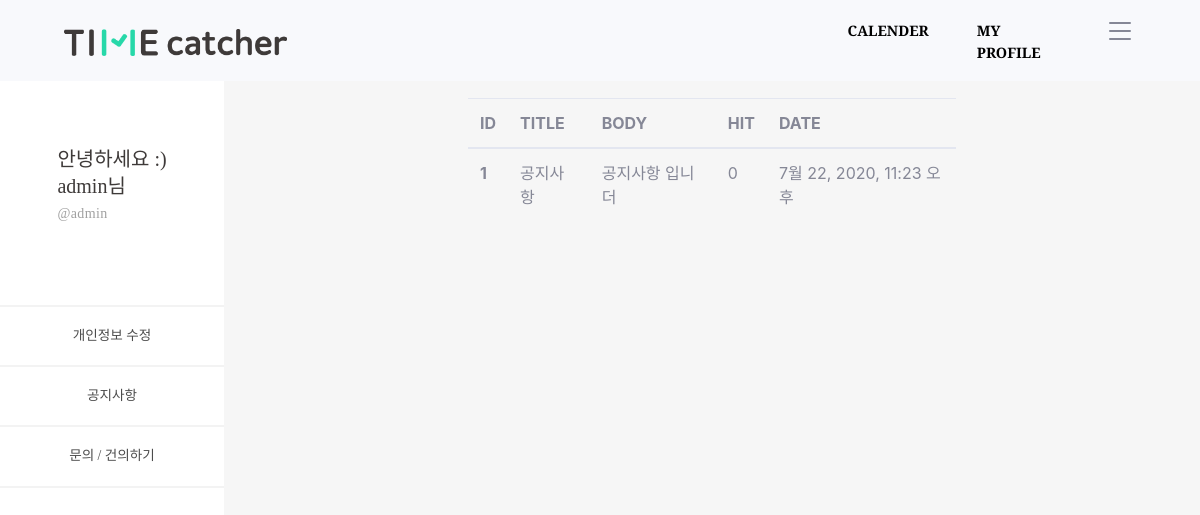
The app's page /timeApp/notices/ (signed in) with its own data.
### timeApp/models.py (models this page shows, shortened)
class Notices(models.Model):
    objects = models.Manager()
    n_title = models.CharField(max_length=100)
    n_body = models.TextField()
    n_hit = models.PositiveIntegerField(default=0)
    n_input_date = models.DateTimeField('date published', default=timezone.now)

### timeApp/views.py (the view)
# urls.py: path('notices/', views.notices, name='notices'),
def notices(request):
    notices = Notices.objects.all().order_by('-id')
    conn_user = request.user
    conn_profile = Profile.objects.get(user=conn_user)
    context = {
        'id' : conn_user.username,
        'nick' : conn_profile.nick,
        'notices' : notices,
    }
    return render(request, 'notices.html', context=context)

### timeApp/templates/notices.html
{% extends 'base_side.html' %}
{% load static %}
{% block content_side %}
<div id="content-wrapper" style="background-color: #f6f6f6;" class="d-flex justify-content-center">
  <div class="cantrion" style="margin-top: 10%; width: 50%;">
    <table class="table">
      <thead>
        <tr>
          <th scope="col">ID</th>
          <th scope="col">TITLE</th>
          <th scope="col">BODY</th>
          <th scope="col">HIT</th>
          <th scope="col">DATE</th>
        </tr>
      </thead>
      <tbody>
        <tr>
          {% for notice in notices.all %}
          <th scope="row">{{ notice.id }}</th>
          <td>{{ notice.n_title }}</td>
          <td>{{ notice.n_body }}</td>
          <td>{{ notice.n_hit }}</td>
          <td>{{ notice.n_input_date }}</td>
          {% endfor %}
        </tr>
      </tbody>
    </table>
  </div>
</div>
{% endblock %}

### timeProject/templates/base_side.html
{% extends 'base.html' %}
{% load static %}
{% block content %}
<div id="wrapper">
    <ul class="navbar-nav sidebar sidebar-dark accordion" id="accordionSidebar">
      <li class="nav-item active d-flex justify-content-center" style="margin-top: 65%; margin-bottom: 35%;">
        <div class="text-left">
          <a
            style="font-family: SDGtNeobUni-gEb; font-size: 20px; font-weight: normal; font-stretch: normal; font-style: normal; line-height: 1.35; letter-spacing: normal; text-align: left; color: #3e3a39;">안녕하세요
            :)</a>
          <br>
          <a
            style="font-family: SDGtNeobUni-gEb; font-size: 20px; font-weight: normal; font-stretch: normal; font-style: normal; line-height: 1.35; letter-spacing: normal; text-align: left; color: #3e3a39;">{{ id }}님</a>
          <br>
          <a
            style=" font-family: SDGtNeobUni-bLt; font-size: 14px; font-weight: normal; font-stretch: normal; font-style: normal; line-height: 1.93; letter-spacing: normal; text-align: left; color: #a0a0a0; letter-spacing: 0.38px;">@{{ id }}</a>
        </div>
      </li>
      <a><hr style="border: solid 1px #f3f3f3;" class="mb-0 mt-0"></a>
      <li class="nav-item active">
        <a class="nav-link" href="{% url 'profile_update' %}" style="font-family: SDGtNeobUni-bLt;
              font-size: 14px;
              font-weight: normal;
              font-stretch: normal;
              font-style: normal;
              line-height: 1.93;
              letter-spacing: normal;
              text-align: left;
              color: #4c4c4c;">
          <span class="d-flex align-items-center justify-content-center">개인정보 수정</span></a>
      </li>
      <a><hr style="border: solid 1px #f3f3f3;" class="mb-0 mt-0"></a>
      <li class="nav-item active">
        <a class="nav-link" href="{% url 'notices' %}" style="font-family: SDGtNeobUni-bLt;
              font-size: 14px;
              font-weight: normal;
              font-stretch: normal;
              font-style: normal;
              line-height: 1.93;
              letter-spacing: normal;
              text-align: left;
              color: #4c4c4c;">
          <span class="d-flex align-items-center justify-content-center">공지사항</span></a>
      </li>
      <a><hr style="border: solid 1px #f3f3f3;" class="mb-0 mt-0"></a>
      <li class="nav-item active">
        <a class="nav-link" href="{% url 'customer' %}" style="font-family: SDGtNeobUni-bLt;
              font-size: 14px;
              font-weight: normal;
              font-stretch: normal;
              font-style: normal;
              line-height: 1.93;
              letter-spacing: normal;
              text-align: left;
              color: #4c4c4c;">
          <span class="d-flex align-items-center justify-content-center">문의 / 건의하기</span></a>
      </li>
      <a><hr style="border: solid 1px #f3f3f3;" class="mb-0 mt-0"></a>
    </ul>
        {% block content_side %}
        {% endblock %}
</div>
{% endblock %}

### records on screen
Notices: id "1", n_title "공지사항", n_body "공지사항 입니더", n_hit "0", n_input_date "7월 22, 2020, 11:23 오후"

### other values on screen
{{ id }} "admin"
